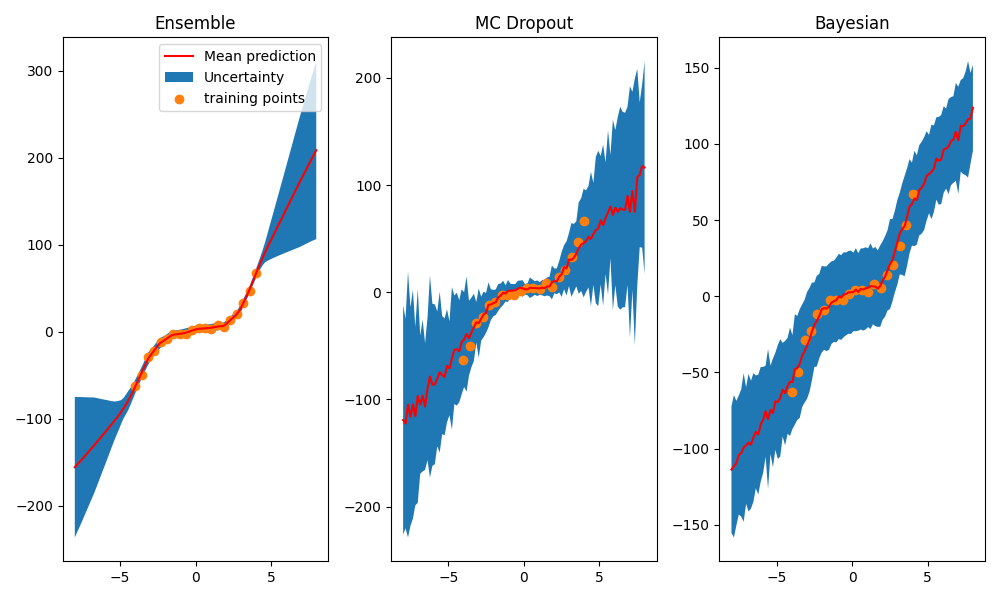

Write Python code to recreate this figure.
import numpy as np
from ensemble import deep_ensemble
from MC_dropout import MC_dropout
from Bayesian_NN import Bayesian_net 
from util import do_normalization

import matplotlib.pyplot as plt

def get_toy_dataset(Npts):
    x = np.linspace(-4,4,Npts)
    y = x**3 + np.random.randn(Npts)*3
    return x,y 


if __name__ == '__main__':
    # Get training data
    x, y = get_toy_dataset(20)
    # Test data
    xtest = np.linspace(-8,8,100)

    # Normalise data
    xN  = do_normalization(x,x,'std')
    yN  = do_normalization(y,y,'std')
    xtestN = do_normalization(xtest, x, 'std')

    xN = xN.reshape(-1,1)
    yN = yN.reshape(-1,1)
    xtestN = xtestN.reshape(-1,1)
    # deep ensemble
    ensemble = deep_ensemble(1,1,10, 5e-3)
    hist, _ = ensemble.train_ensemble(5, xN, yN, 200, 32)
    _, mean_ensemble, std_ensemble = ensemble.predict(xtestN, y, 'std')


    # MC dropout

    MC = MC_dropout(1,1,10, 0.1, 5e-3)
    hist, _ = MC.train(32, 200, xN, yN)
    _, mean_MC, std_MC = MC.predict(xtestN, y, 'std', 20)

    # Bayesian NN

    BNN = Bayesian_net(1,1,10,5e-3)
    hist, _ = BNN.train(32, 200, xN, yN)
    _, mean_BNN, std_BNN = BNN.predict(xtestN, y, 'std', 20)
    
    print(mean_ensemble.shape, mean_MC.shape, mean_BNN.shape)
    # Plot
    plt.figure(figsize=(10,6))
    plt.subplot(1,3,1)
    plt.plot(xtest, mean_ensemble,'r')
    plt.fill_between(xtest, mean_ensemble[:,0]-3*std_ensemble[:,0], mean_ensemble[:,0] + 3*std_ensemble[:,0])
    plt.scatter(x, y)
    plt.title('Ensemble')
    plt.legend(['Mean prediction', 'Uncertainty', 'training points']) 

    plt.subplot(1,3,2)
    plt.plot(xtest, mean_MC,'r')
    plt.fill_between(xtest, mean_MC-3*std_MC, mean_MC + 3*std_MC)
    plt.scatter(x, y)
    plt.title('MC Dropout')

    plt.subplot(1,3,3)
    plt.plot(xtest, mean_BNN, 'r')
    plt.fill_between(xtest, mean_BNN-3*std_BNN, mean_BNN + 3*std_BNN)
    plt.scatter(x, y)
    plt.title('Bayesian')
    plt.tight_layout()
    plt.savefig('example.png')


